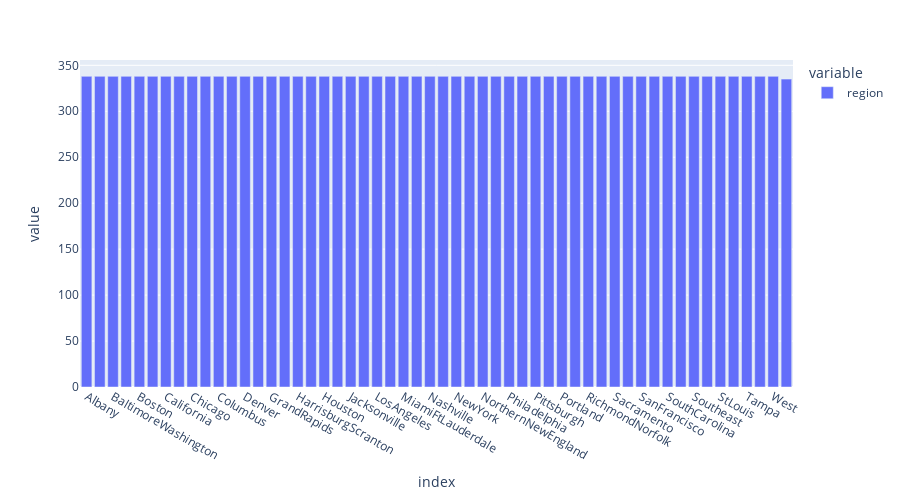

The code cell stored with this chart in its notebook:
### Markdown cell above
# Realizar una gráfica de barras para ver el número de regiones

### Code cell
px.bar(df.groupby('region')['region'].count())

### Figure 1 — Plotly figure (JSON) as saved in the notebook; plotly's stock layout.template omitted (floating-point values rounded to 4 significant figures)
{"data": [{"alignmentgroup": "True", "hovertemplate": "variable=region<br>index=%{x}<br>value=%{y}<extra></extra>", "legendgroup": "region", "marker": {"color": "#636efa", "pattern": {"shape": ""}}, "name": "region", "offsetgroup": "region", "orientation": "v", "showlegend": true, "textposition": "auto", "type": "bar", "x": ["Albany", "Atlanta", "BaltimoreWashington", "Boise", "Boston", "BuffaloRochester", "California", "Charlotte", "Chicago", "CincinnatiDayton", "Columbus", "DallasFtWorth", "Denver", "Detroit", "GrandRapids", "GreatLakes", "HarrisburgScranton", "HartfordSpringfield", "Houston", "Indianapolis", "Jacksonville", "LasVegas", "LosAngeles", "Louisville", "MiamiFtLauderdale", "Midsouth", "Nashville", "NewOrleansMobile", "NewYork", "Northeast", "NorthernNewEngland", "Orlando", "Philadelphia", "PhoenixTucson", "Pittsburgh", "Plains", "Portland", "RaleighGreensboro", "RichmondNorfolk", "Roanoke", "Sacramento", "SanDiego", "SanFrancisco", "Seattle", "SouthCarolina", "SouthCentral", "Southeast", "Spokane", "StLouis", "Syracuse", "Tampa", "TotalUS", "West", "WestTexNewMexico"], "xaxis": "x", "y": [338, 338, 338, 338, 338, 338, 338, 338, 338, 338, 338, 338, 338, 338, 338, 338, 338, 338, 338, 338, 338, 338, 338, 338, 338, 338, 338, 338, 338, 338, 338, 338, 338, 338, 338, 338, 338, 338, 338, 338, 338, 338, 338, 338, 338, 338, 338, 338, 338, 338, 338, 338, 338, 335], "yaxis": "y"}], "layout": {"barmode": "relative", "height": 500, "legend": {"title": {"text": "variable"}, "tracegroupgap": 0}, "margin": {"t": 60}, "xaxis": {"anchor": "y", "domain": [0, 1], "title": {"text": "index"}}, "yaxis": {"anchor": "x", "domain": [0, 1], "title": {"text": "value"}}}}
